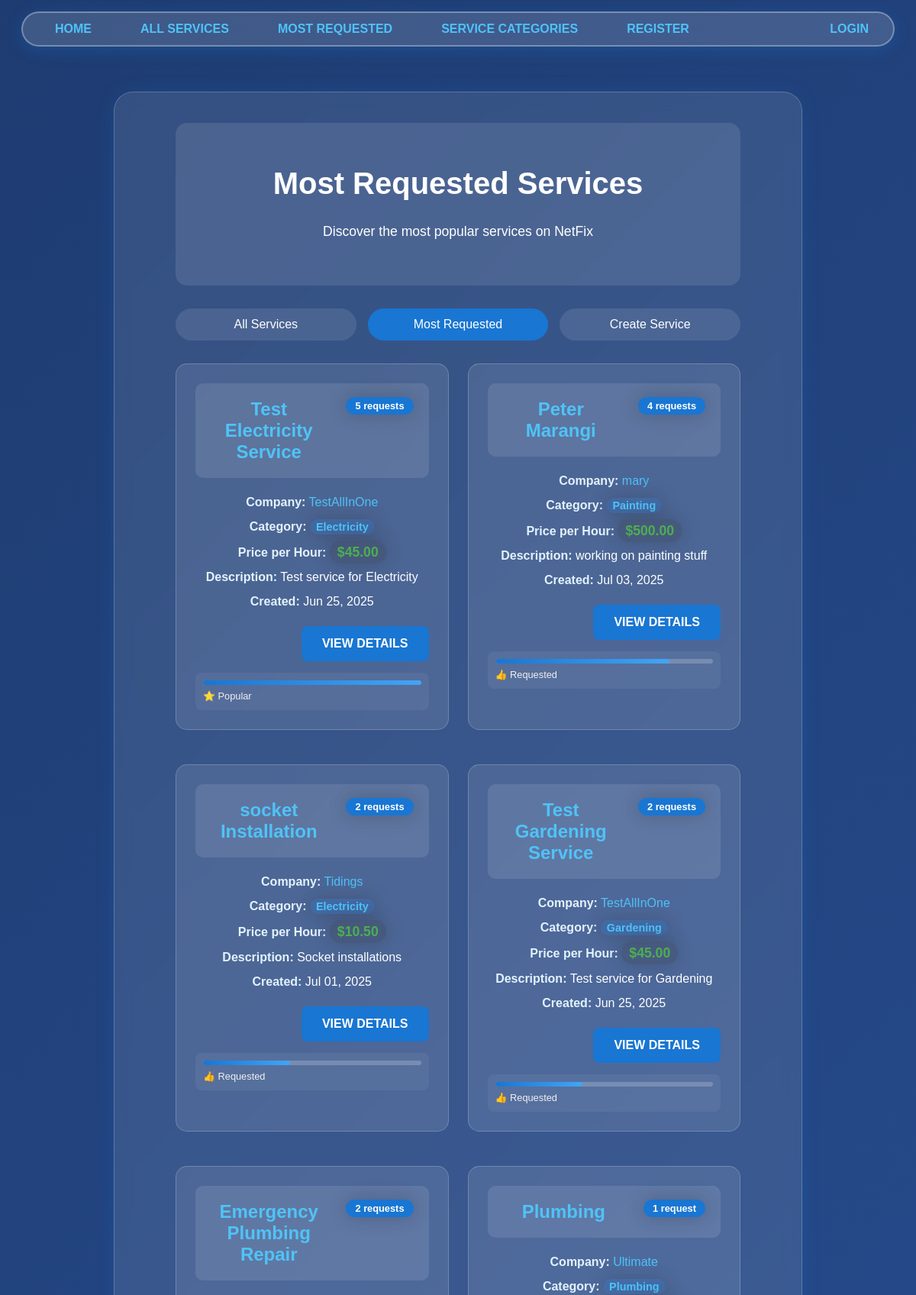
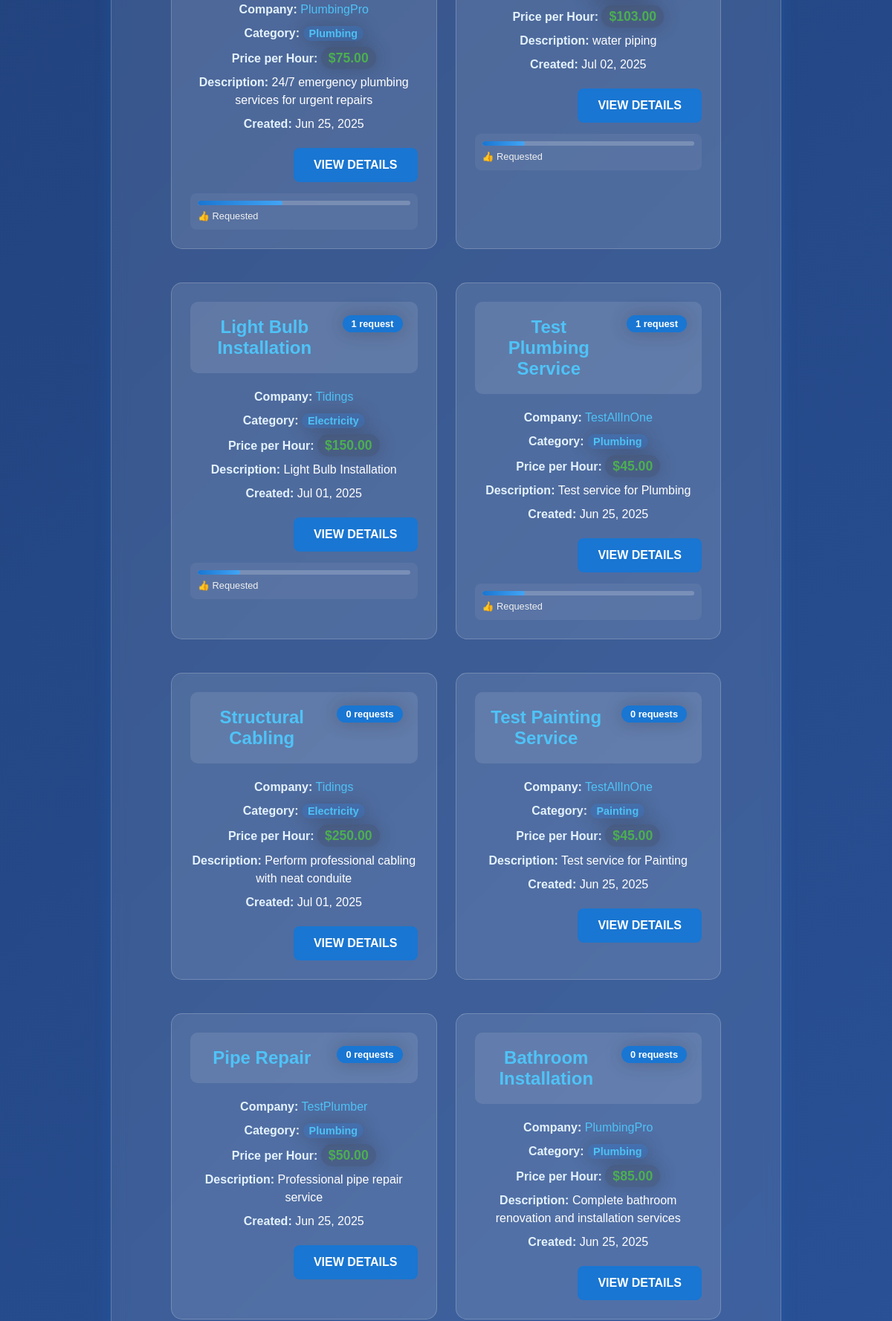
The page /services/most-requested/ (upper part) on the database its author committed (2 pictures, top to bottom).
### services/models.py (models this page shows, shortened)
class Service(models.Model):
    FIELD_CHOICES = [
        ("Air Conditioner", "Air Conditioner"),
        ("Carpentry", "Carpentry"),
        ("Electricity", "Electricity"),
        ("Gardening", "Gardening"),
        ("Home Machines", "Home Machines"),
        ("Housekeeping", "Housekeeping"),
        ("Interior Design", "Interior Design"),
        ("Locks", "Locks"),
        ("Painting", "Painting"),
        ("Plumbing", "Plumbing"),
        ("Water Heaters", "Water Heaters"),
    ]
    company = models.ForeignKey(Company, on_delete=models.CASCADE)  # Company association
    name = models.CharField(max_length=40)  # Service name
    description = models.TextField()  # Service description
    price_hour = models.DecimalField(decimal_places=2, max_digits=8, validators=[MinValueValidator(0.00)])  # Price field
    field = models.CharField(max_length=30, choices=FIELD_CHOICES)  # Service field/category
    date_created = models.DateTimeField(auto_now_add=True)  # Date created for display

### users/models.py (models this page shows)
class Company(models.Model):
    FIELD_CHOICES = [
        ("Air Conditioner", "Air Conditioner"),
        ("All in One", "All in One"),  # Special company type - can create any service type
        ("Carpentry", "Carpentry"),
        ("Electricity", "Electricity"),
        ("Gardening", "Gardening"),
        ("Home Machines", "Home Machines"),
        ("Housekeeping", "Housekeeping"),
        ("Interior Design", "Interior Design"),
        ("Locks", "Locks"),
        ("Painting", "Painting"),
        ("Plumbing", "Plumbing"),
        ("Water Heaters", "Water Heaters"),
    ]
    user = models.OneToOneField(User, on_delete=models.CASCADE, primary_key=True)
    field_of_work = models.CharField(max_length=70, choices=FIELD_CHOICES)  # Required field of work
    rating = models.IntegerField(validators=[MinValueValidator(0), MaxValueValidator(5)], default=0)  # Company rating system

class User(AbstractUser):
    email = models.EmailField(unique=True)  # Email uniqueness validation
    is_company = models.BooleanField(default=False)  # Company user type
    is_customer = models.BooleanField(default=False)  # Customer user type

### services/views.py (the view)
# urls.py: path('most-requested/', v.most_requested_services, name='most_requested_services'),
def most_requested_services(request):
    services = Service.objects.annotate(
        request_count=Count('servicerequest')
    ).order_by('-request_count', '-date_created')  # Most requested ordering
    return render(request, "services/most_requested.html", {
        "services": services,  # Updated list with request counts
        "page_title": "Most Requested Services"
    })

### services/templates/services/most_requested.html (shortened to what this page needs)
{% extends 'main/base.html' %}
{% block content %}
    <div class="services-container">
        <div class="services-header">
            <h1>Most Requested Services</h1>
            <p class="services-subtitle">Discover the most popular services on NetFix</p>
        </div>
        <div class="services-navigation">
            <div class="nav-links">
                <a href="/services/" class="nav-link">All Services</a>
                <a href="/services/most-requested/" class="nav-link active">Most Requested</a>
                <a href="/services/create/" class="nav-link">Create Service</a>
            </div>
        </div>
        {% if services %}
            <div class="services-grid">
                {% for service in services %}
                    <div class="service-card">
                        <div class="service-header">
                            <h3><a href="/services/{{ service.id }}">{{ service.name }}</a></h3>
                            <div class="request-count">
                                <span class="count-badge">{{ service.request_count }} request{{ service.request_count|pluralize }}</span>
                            </div>
                        </div>
                        <div class="service-info">
                            <p><strong>Company:</strong> <a href="/company/{{ service.company.user.username }}">{{ service.company.user.username }}</a></p>
                            <p><strong>Category:</strong> <span class="category-tag">{{ service.field }}</span></p>
                            <p><strong>Price per Hour:</strong> <span class="price">${{ service.price_hour }}</span></p>
                            <p><strong>Description:</strong> {{ service.description|truncatewords:15 }}</p>
                            <p><strong>Created:</strong> {{ service.date_created|date:"M d, Y" }}</p>
                        </div>
                        <div class="service-actions">
                            <a href="/services/{{ service.id }}" class="btn btn-primary">View Details</a>
                        </div>
                        {% if service.request_count > 0 %}
                            <div class="popularity-indicator">
                                <div class="popularity-bar">
                                    <div class="popularity-fill" style="width: {% widthratio service.request_count services.0.request_count 100 %}%"></div>
                                </div>
                                <small class="popularity-text">
                                    {% if service.request_count >= 10 %}
                                        🔥 Highly Popular
                                    {% elif service.request_count >= 5 %}
                                        ⭐ Popular
                                    {% elif service.request_count >= 1 %}
                                        👍 Requested
                                    {% endif %}
                                </small>
                            </div>
                        {% endif %}
                    </div>
                {% endfor %}
            </div>
        {% endif %}
    </div>
{% endblock %}

### static/css/style.css (style rules this page uses)
body { background: linear-gradient(135deg, #1e3c72 0%, #2a5298 100%); font-family: 'Lexend Exa', sans-serif; padding: 0; margin: 0; min-height: 100vh; padding-top: 120px !important; }
a { color: #4fc3f7; text-decoration: none; }
.content p { text-align: center; margin: 30px 0px; white-space: pre-line; color: #fff; }
.btn { display: inline-block; padding: 12px 25px; border-radius: 8px; text-decoration: none; font-weight: bold; text-transform: uppercase; transition: all 0.3s ease; border: 2px solid transparent; cursor: pointer; }
.btn-primary { background: #1976d2; color: white; border-color: #1976d2; }
span { background-color: #3834343d; border-radius: 30px; box-shadow: 0px 0px 23px 1px #2423213d; padding: 5px 10px; margin: 5px 0px; }
.service-card { background: rgba(255,255,255,0.1); border-radius: 10px; padding: 20px; margin-bottom: 20px; border: 1px solid rgba(255,255,255,0.2); transition: transform 0.3s ease, box-shadow 0.3s ease; }
.service-card h3, .service-card h4 { color: #4fc3f7; margin-bottom: 15px; font-size: 1.5rem; }
.service-card h3 a, .service-card h4 a { color: #4fc3f7; text-decoration: none; }
.service-card p { color: #fff; margin: 8px 0; line-height: 1.5; }
.service-card p strong { color: #e3f2fd; }
.service-actions { margin-top: 15px; text-align: right; }
.profile-header, .service-header { text-align: center; margin-bottom: 30px; padding: 20px; background: rgba(255,255,255,0.1); border-radius: 10px; }
.services-container { max-width: 1200px; margin: 0 auto; padding: 20px; }
.services-header { text-align: center; margin-bottom: 30px; padding: 30px 20px; background: rgba(255,255,255,0.1); border-radius: 15px; }
.services-header h1 { color: #fff; font-size: 2.5rem; margin-bottom: 10px; }
.services-subtitle { color: #f0f0f0; font-size: 1.1rem; margin: 0; }
.services-navigation { margin-bottom: 30px; text-align: center; }
.nav-links { display: flex; justify-content: center; gap: 20px; flex-wrap: wrap; }
.nav-link { padding: 10px 20px; background: rgba(255,255,255,0.1); color: #fff; text-decoration: none; border-radius: 25px; border: 2px solid transparent; transition: all 0.3s ease; }
.nav-link.active { background: #1976d2; border-color: #1976d2; color: white; }
.services-grid { display: grid; grid-template-columns: repeat(auto-fill, minmax(350px, 1fr)); gap: 25px; margin-bottom: 40px; }
.service-header { display: flex; justify-content: space-between; align-items: flex-start; margin-bottom: 15px; }
.service-header h3 { margin: 0; flex: 1; }
.count-badge, .new-badge, .category-badge { background: #1976d2; color: white; padding: 4px 12px; border-radius: 15px; font-size: 0.8rem; font-weight: bold; margin-left: 10px; }
.service-info { margin-bottom: 20px; }
.category-tag { background: rgba(25, 118, 210, 0.2); color: #4fc3f7; padding: 2px 8px; border-radius: 12px; font-size: 0.9rem; font-weight: bold; }
.price { color: #4CAF50; font-weight: bold; font-size: 1.1rem; }
.popularity-indicator { margin-top: 15px; padding: 10px; background: rgba(255,255,255,0.05); border-radius: 8px; }
.popularity-bar { width: 100%; height: 6px; background: rgba(255,255,255,0.2); border-radius: 3px; overflow: hidden; margin-bottom: 5px; }
.popularity-fill { height: 100%; background: linear-gradient(90deg, #1976d2, #42a5f5); border-radius: 3px; transition: width 0.3s ease; }
.popularity-text { color: #f0f0f0; font-size: 0.8rem; }
.nav-links { display: grid; grid-template-columns: repeat(auto-fit, minmax(200px, 1fr)); gap: 15px; }
.services-header { text-align: center; margin-bottom: 30px; }
.service-card { background: rgba(255,255,255,0.1); border-radius: 15px; padding: 25px; border: 1px solid rgba(255,255,255,0.2); transition: all 0.3s ease; }
.service-header { display: flex; justify-content: space-between; align-items: flex-start; margin-bottom: 20px; flex-wrap: wrap; gap: 15px; }
.service-actions { display: flex; gap: 15px; justify-content: flex-end; flex-wrap: wrap; }

### rows shown on the page
Service: name "Test Electricity Service", request_count "5", company.user.username "TestAllInOne", field "Electricity", price_hour "45.00", description "Test service for Electricity", date_created "Jun 25, 2025", shows "⭐ Popular"
Service: name "Peter Marangi", request_count "4", company.user.username "mary", field "Painting", price_hour "500.00", description "working on painting stuff", date_created "Jul 03, 2025", shows "👍 Requested"
Service: name "socket Installation", request_count "2", company.user.username "Tidings", field "Electricity", price_hour "10.50", description "Socket installations", date_created "Jul 01, 2025", shows "👍 Requested"
Service: name "Test Gardening Service", request_count "2", company.user.username "TestAllInOne", field "Gardening", price_hour "45.00", description "Test service for Gardening", date_created "Jun 25, 2025", shows "👍 Requested"
Service: name "Emergency Plumbing Repair", request_count "2", company.user.username "PlumbingPro", field "Plumbing", price_hour "75.00", description "24/7 emergency plumbing services for urgent repairs", date_created "Jun 25, 2025", shows "👍 Requested"
Service: name "Plumbing", request_count "1", company.user.username "Ultimate", field "Plumbing", price_hour "103.00", description "water piping", date_created "Jul 02, 2025", shows "👍 Requested"
Service: name "Light Bulb Installation", request_count "1", company.user.username "Tidings", field "Electricity", price_hour "150.00", description "Light Bulb Installation", date_created "Jul 01, 2025", shows "👍 Requested"
Service: name "Test Plumbing Service", request_count "1", company.user.username "TestAllInOne", field "Plumbing", price_hour "45.00", description "Test service for Plumbing", date_created "Jun 25, 2025", shows "👍 Requested"
Service: name "Structural Cabling", request_count "0", company.user.username "Tidings", field "Electricity", price_hour "250.00", description "Perform professional cabling with neat conduite", date_created "Jul 01, 2025"
Service: name "Test Painting Service", request_count "0", company.user.username "TestAllInOne", field "Painting", price_hour "45.00", description "Test service for Painting", date_created "Jun 25, 2025"
Service: name "Pipe Repair", request_count "0", company.user.username "TestPlumber", field "Plumbing", price_hour "50.00", description "Professional pipe repair service", date_created "Jun 25, 2025"
Service: name "Bathroom Installation", request_count "0", company.user.username "PlumbingPro", field "Plumbing", price_hour "85.00", description "Complete bathroom renovation and installation services", date_created "Jun 25, 2025"
